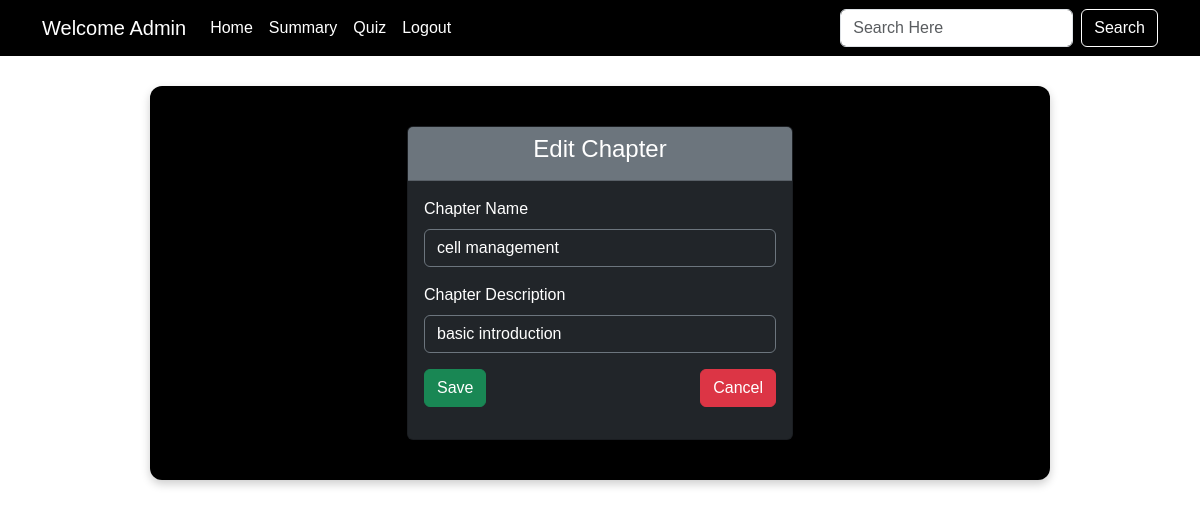
Screenshot of /edit_chapter/1/KD with the database file from the repository.
### backend/models.py (models this page shows)
class Chapter(db.Model):
    __tablename__ = "chapters"
    id = db.Column(db.Integer, primary_key=True)
    subject_id = db.Column(db.Integer, db.ForeignKey("subjects.id"), nullable=False)  # Fixed FK
    chapter_name = db.Column(db.String(80), nullable=False)
    chapt_desc = db.Column(db.String(200))
    quizzes = db.relationship("Quiz", backref="chapters", lazy=True, cascade="all,delete")

### backend/controllers.py (the view)
@app.route('/edit_chapter/<id>/<name>', methods=['GET', 'POST'])
def edit_chapter(id, name):
    chapter = Chapter.query.get(id)
    if request.method == 'POST':
        chapter.chapter_name = request.form.get('chapter_name')
        chapter.chapt_desc = request.form.get('chapter_description')
        db.session.commit()
        return redirect(url_for('admin_dashboard', name=name))
    return render_template('edit_chapter.html', name=name, chapter=chapter)

### templates/edit_chapter.html (shortened to what this page needs)
{% extends "admin_layout.html" %}
{% block content %}
  <div class="container">
    <div class="row justify-content-center">
      <div class="col-md-6">
        <div class="card bg-dark text-white">
          <div class="card-header text-center bg-secondary">
            <h4>Edit Chapter</h4>
          </div>
          <div class="card-body">
            <form action="/edit_chapter/{{chapter.id}}/{{name}}" method="POST">
              <div class="mb-3">
                <label for="chapter_name" class="form-label">Chapter Name</label>
                <input type="text" class="form-control bg-dark text-white border-secondary placeholder-light"
                       name="chapter_name" id="chapter_name" value="{{chapter.chapter_name}}" required>
              </div>
              <div class="mb-3">
                <label for="chapter_description" class="form-label">Chapter Description</label>
                <input type="text" class="form-control bg-dark text-white border-secondary placeholder-light"
                       name="chapter_description" id="chapter_description" value="{{chapter.chapt_desc}}" required>
              </div>
              <div class="mb-3 d-flex justify-content-between">
                <button type="submit" class="btn btn-success">Save</button>
                <a href="/admin_dashboard/{{name}}" class="btn btn-danger">Cancel</a>
              </div>
            </form>
          </div>
        </div>
      </div>
    </div>
  </div>
{% endblock %}

### templates/admin_layout.html (style rules this page uses)
body { background-color: white; font-family: Arial, sans-serif; }

### templates/edit_chapter.html (style rules this page uses)
.placeholder-light::placeholder { color: rgba(255, 255, 255, 0.6); }

### rows the page displays
Chapter: chapter_name "cell management", chapter_description "basic introduction"
